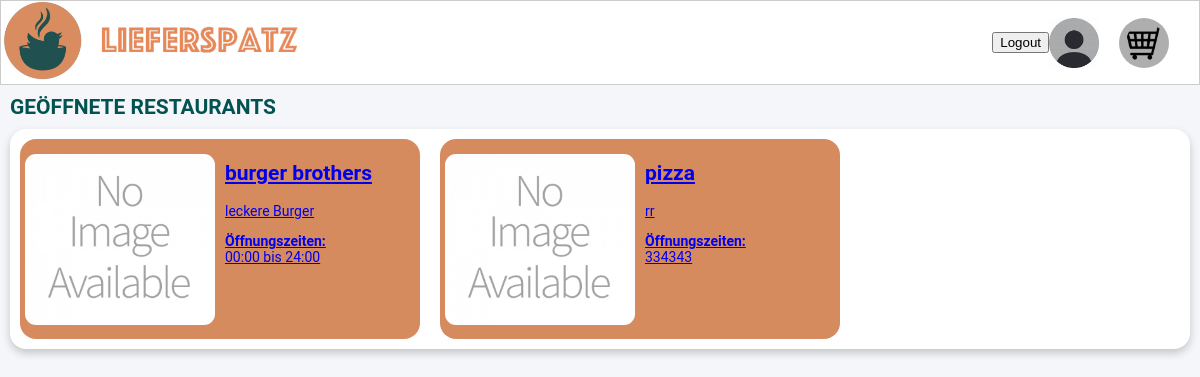
Screenshot of /restaurants (signed in) with the database file from the repository.
### app.py (models this page shows, shortened)
class Resto(db.Model):
    id = db.Column(db.Integer, primary_key = True)
    name = db.Column(db.String(20), unique = True, nullable = False)
    strasse = db.Column(db.String(20), unique = True, nullable = False)
    plz = db.Column(db.Integer(), unique = False, nullable = False)
    beschreibung = db.Column(db.String(555), nullable = False)
    password = db.Column(db.String(20), nullable = False)
    openTime = db.Column(db.String(), nullable = False)
    wallet = db.Column(db.Integer, nullable=False, default=200)

### app.py (the view)
@app.route('/restaurants', methods=["GET"])
def CatchResto():
    kunde_postleitzahl = session['user'].get('plz')
    restaurants= Resto.query.filter_by(plz=kunde_postleitzahl).all()
    return render_template('restaurants.html', restaurants = restaurants)

### templates/restaurants.html (shortened to what this page needs)
<!DOCTYPE html>
<html lang="en">
<head>
</head>
<body>
    <div  class=" header-layout">
        <div>
            <a href="{{ url_for('CatchResto')}}">
                <img class="logo" src="{{ url_for('static', filename='images/LP.png') }} ">
            </a>
        </div>
        <div style=" padding: 10px;">
            <form action="{{ url_for('logout') }}" method="POST">
                <button type="submit">Logout</button>
            </form>
            <img style="height: 50px; margin-right: 20px;" src ="{{ url_for('static', filename='images/th.jfif') }} ">
            <img style="height: 50px; background-color: #aeaeae; padding: 5px ; border-radius: 100%; padding-right: 3px; padding-left: 7px;margin-right: 20px;" src ="{{ url_for('static', filename='images/WK.png') }} ">
        </div>
    </div>
    <h2 style="color: #025252; margin: 10px;">GEÖFFNETE RESTAURANTS</h2>
    <div class="box">
        {% for restaurant in restaurants %}
        <a href="{{ url_for('test', restaurant_id=restaurant.id) }}">
        <div class="resto" >
            <div>
                <img src="{{ url_for('static', filename='images/not-available.png') }} ">
            </div>
            <div>
                <h2>{{ restaurant.name }}</h2>
                <p >{{ restaurant.beschreibung }}</p>
                <p><strong>Öffnungszeiten:</strong><br> {{ restaurant.openTime }}</p>
            </div>
        </div>
        </a>
        {% endfor %}
    </div>
</body>
</html>

### templates/restaurants.html (style rules this page uses)
* { box-sizing: border-box; }
body { font-family: 'Roboto', sans-serif; font-size: 14px; color: #025252; background-color: #f4f6f9; margin: 0; padding: 0; }
.resto { display:grid; grid-template-columns: 1fr 1fr; background-color: rgb(214, 139, 95); border-radius: 16px; height: 200px; width: 400px; }
.resto > div:first-child { display: flex; justify-content: center; align-items: center; width: 100%; }
.resto > div:nth-child(2) { padding: 5px; }
.resto img { display: block; max-width: 100%; height: auto; padding: 5px; border-radius: 16px; margin: 0 auto; }
.box { display: grid; grid-template-columns: repeat(3, 1fr); column-gap: 2px; gap: 20px; justify-items: center; border-radius: 16px; box-shadow: 0 4px 8px rgba(0, 0, 0, 0.2); padding: 10px; margin: 10px; background-color: rgb(255, 255, 255); }
.logo { height: 80px; border-radius: 10px; }
.header-layout { display: grid; grid-template-columns: 1fr 1fr; background-color: rgb(255, 255, 255); border: 1px solid #ccc; }
.header-layout > div:first-child { display: flex; justify-content: left; align-items: center; }
.header-layout > div:nth-child(2) { display: flex; justify-content: right; align-items: center; }

### rows the page displays
Resto: name "burger brothers", beschreibung "leckere Burger", openTime "00:00 bis 24:00"
Resto: name "pizza", beschreibung "rr", openTime "334343"
